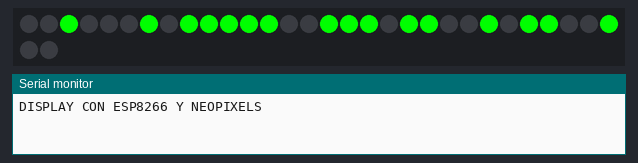
Recording of a sketch running on a simulated ESP8266 (NodeMCU). Parts: 32 RGB LEDs in strip order, left to right, continuing on the next row, the last lines printed to the serial monitor.

Above: at 0.3 s.
At 7.0 s:
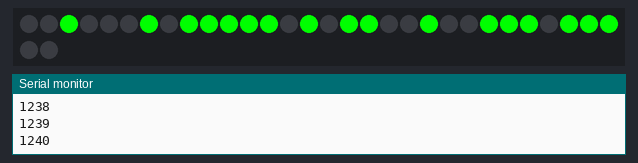
At 20.2 s:
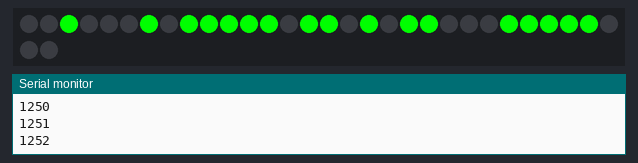
At 38.9 s:
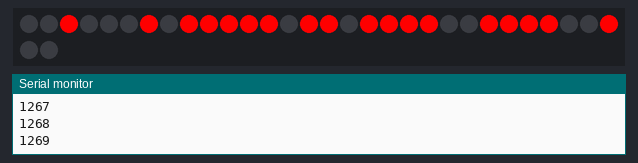

The sketch:

display_esp8266_neopixel_02.ino
```cpp
/***********************************
  DISPLAY CON ESP8266 Y NEOPIXELS
***********************************/

// Bibliotecas
#include <Adafruit_NeoPixel.h>
//#include <Wire.h>
//#include <RTClib.h>
#define  verde  0x00FF00
#define rojo  0xFF0000

// Habilitar o deshabilitar Serial
#define SERIAL_EN 1
// Habilitar o deshabilitar Wire
//#define WIRE_EN 0

// Esta configuración utiliza los pines disponibles en ESP-01
#define PIXPIN D4 //GPIO2
#define PIXNUM 32 //(4 digitos)*(7 segmentos) + (2 puntos)
Adafruit_NeoPixel pixels = Adafruit_NeoPixel(PIXNUM, PIXPIN, NEO_GRB + NEO_KHZ800);

//#define SDA 1
//#define SCL 3
int contador = 1234;


void printDisplay(int cont)
{
  //delay(100);

  if(contador < 1260)
  {
    printDigit(cont / 1000, 0,  verde);
  printDigit((cont % 1000)/100, 7,  verde);
  printDigit(((cont % 1000)%100)/10, 14, verde);
  printDigit(((cont % 1000)%100)%10, 23, verde);
  }

  else
  {
  printDigit(cont / 1000, 0,  rojo);
  printDigit((cont % 1000)/100, 7,  rojo);
  printDigit(((cont % 1000)%100)/10, 14, rojo);
  printDigit(((cont % 1000)%100)%10, 23, rojo);
  }


  delay(100);
  pixels.show();
}

uint32_t mixColors(uint32_t c1, uint32_t c2, uint8_t pc) {
  // c1 - color 1
  // c2 - color 2
  // pc - percent 0 -> c1 only, 50 -> equal mix, 100 -> c2 only
  uint8_t pcinv = 100 - pc; //inverse

  uint32_t r1 = (c1 & 0xFF0000) * pcinv;
  uint32_t r2 = (c2 & 0xFF0000) * pc;
  uint32_t r3 = r1 + r2;

  uint32_t g1 = (c1 & 0xFF00) * pcinv;
  uint32_t g2 = (c2 & 0xFF00) * pc;
  uint32_t g3 = g1 + g2;

  uint32_t b1 = (c1 & 0xFF) * pcinv;
  uint32_t b2 = (c2 & 0xFF) * pc;
  uint32_t b3 = b1 + b2;

  return r3 + g3 + b3;
}

const byte digits[] = {
  B1110111,  // 0
  B1000100,  // 1
  B0111110,  // 2    11
  B1101110,  // 3   0  2
  B1001101,  // 4    33
  B1101011,  // 5   4  6
  B1111011,  // 6    55
  B1000110,  // 7
  B1111111,  // 8
  B1001111   // 9
};

//int cont

// Los digitos inician en los siguientes pixels de derecha a izquierda
// 0-6, 7-13, 16-22, 23-29
// Los dos puntos (:) usan los pixels 14 y 15

void printDigit(uint8_t n, uint8_t p, uint32_t c)
{
  // n - numero o digito
  // p - posicion
  // c - color
  for (uint8_t i = 0; i < 7; i++)
  {
    if (digits[n] & (1 << i))
      pixels.setPixelColor(p + i, c);
    else
      pixels.setPixelColor(p + i, 0);
  }
}

//const char num[] = "1234";

void setup() {
  //Wire.begin(SDA, SCL);

#if SERIAL_EN
  Serial.begin(9600);
  Serial.print("\nDISPLAY CON ESP8266 Y NEOPIXELS\n\n");
#endif

  pixels.begin();
  delay(100);
  printDisplay(contador);

} //fin setup()

void loop() {
  printDisplay(contador);
  Serial.println(contador);
  contador++;
  delay(1000);
  /*
  for (int i = 0; i < PIXNUM; i++) {
    pixels.setPixelColor(i, pixels.Color(0, 150, 0)); // Moderately bright green color.
    pixels.show(); // This sends the updated pixel color to the hardware.
    delay(500); // Delay for a period of time (in milliseconds).
  }*/
} //fin loop()
```

Measured:
- what the display in image 3 shows lasts 1.1 s, from 38.8 s to 39.9 s
